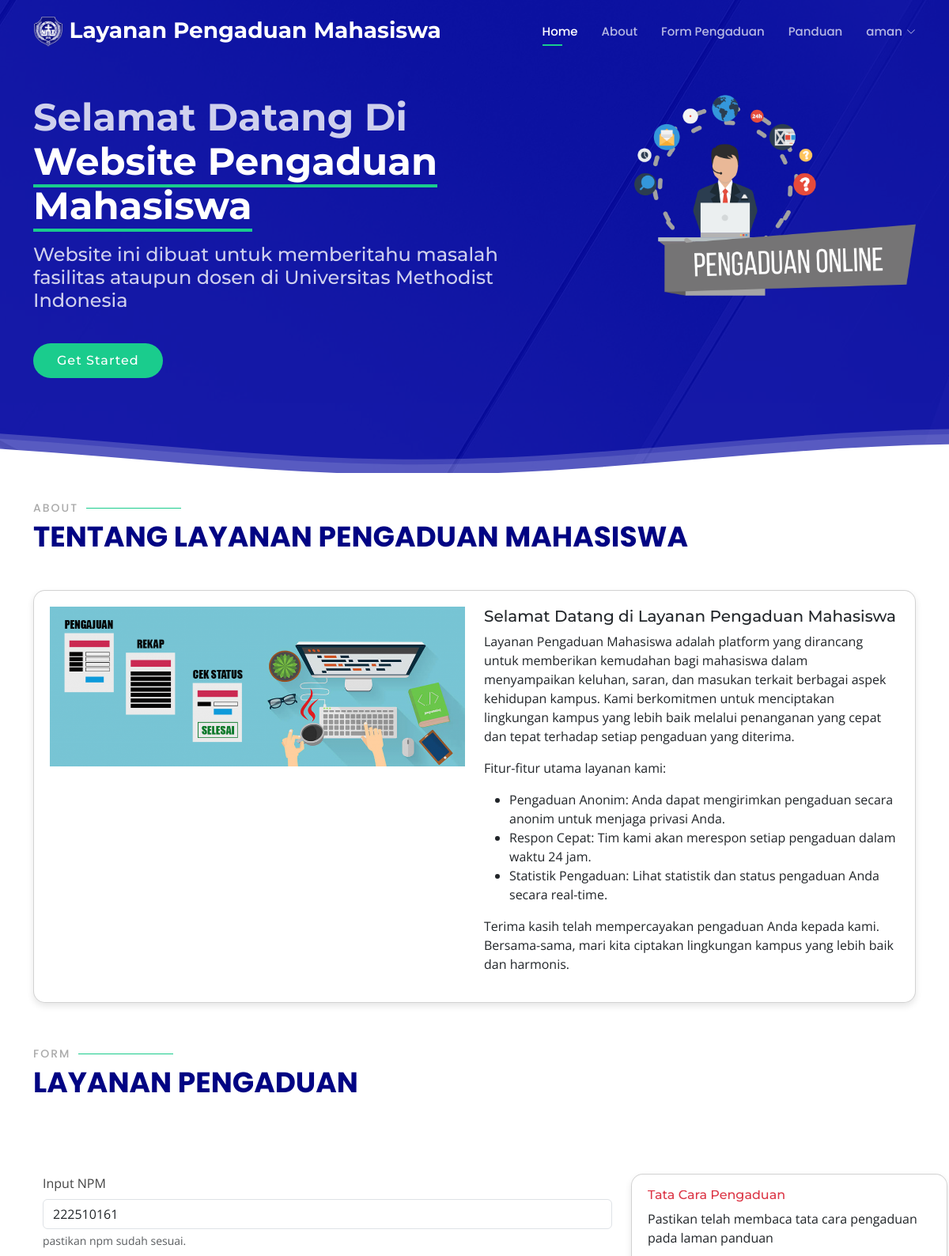
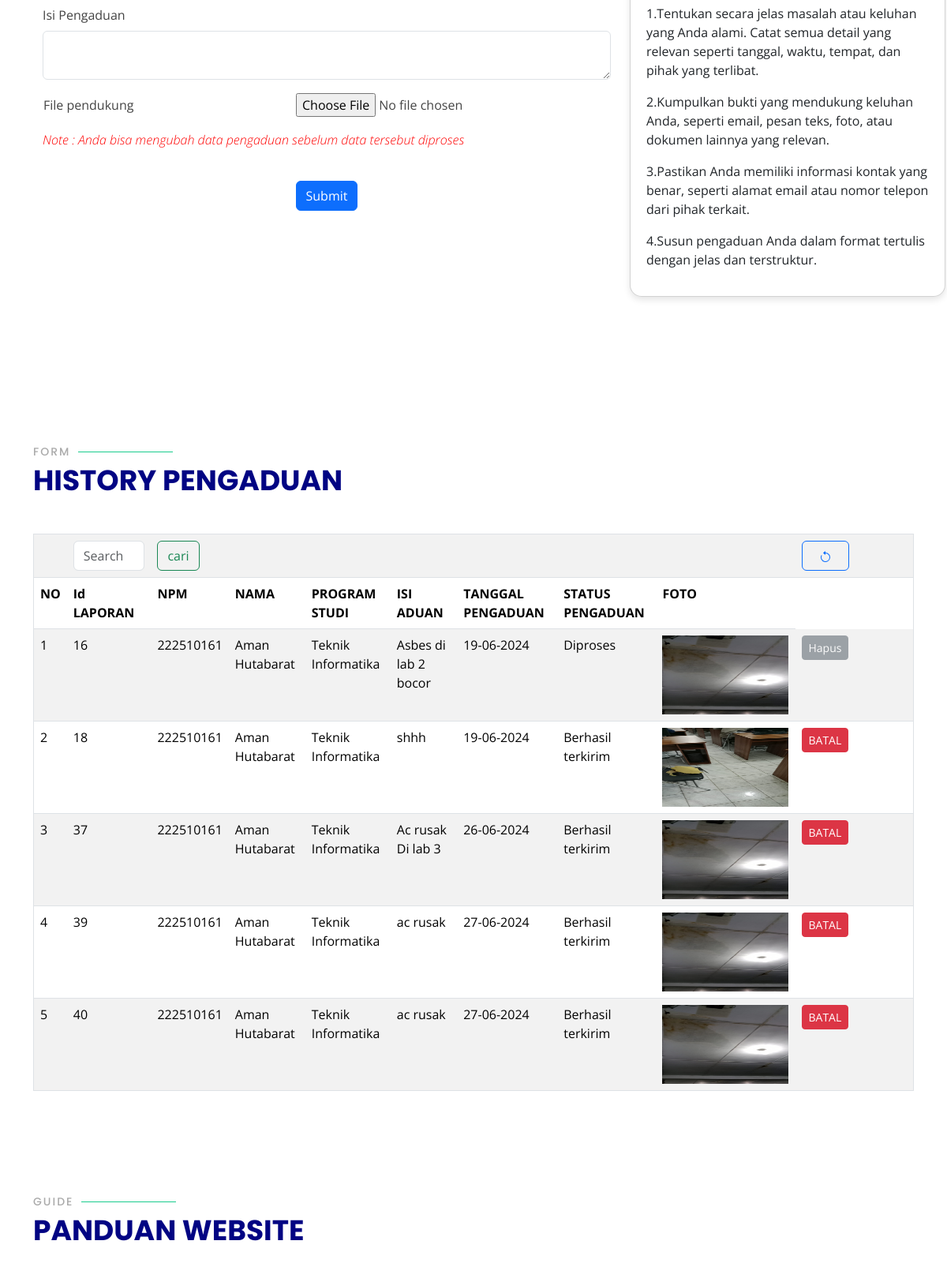
The app's page /landingpage.php (signed in, upper part) with its own data (2 pictures, top to bottom).
### tables this page shows
CREATE TABLE `users` (
  `npm` varchar(20) NOT NULL,
  `username` varchar(50) NOT NULL,
  `password` varchar(255) NOT NULL,
  `role` enum('admin','mahasiswa') NOT NULL,
  `nama` varchar(100) NOT NULL,
  `program_studi` varchar(100) NOT NULL,
  `fakultas` varchar(100) NOT NULL
);

CREATE TABLE `prosespengaduan` (
  `idlaporan` int(11) NOT NULL,
  `npm` varchar(20) NOT NULL,
  `idadmin` varchar(20) NOT NULL,
  `isiaduan` text NOT NULL,
  `tanggal` varchar(11) NOT NULL,
  `statuspengaduan` varchar(30) NOT NULL,
  `foto` varchar(100) NOT NULL
);

### landingpage.php (the view, shortened to what this page needs)
<?php
include 'koneksi.php';
$username = $_SESSION['username'];
$query = "select npm from users where username='$username'";
$result = mysqli_query($koneksi, $query);
while ($row = mysqli_fetch_array($result)) {
  $npmm = $row['npm'];
?>
  <!DOCTYPE html>
  <html lang="en">
  <head>
    <link href="assets/vendor/aos/aos.css" rel="stylesheet">
    <link href="assets/vendor/bootstrap/css/bootstrap.min.css" rel="stylesheet">
    <link href="assets/vendor/bootstrap-icons/bootstrap-icons.css" rel="stylesheet">
    <link href="assets/vendor/boxicons/css/boxicons.min.css" rel="stylesheet">
    <link href="assets/vendor/glightbox/css/glightbox.min.css" rel="stylesheet">
    <link href="assets/vendor/remixicon/remixicon.css" rel="stylesheet">
    <link href="assets/vendor/swiper/swiper-bundle.min.css" rel="stylesheet">
    <link href="assets/css/style.css" rel="stylesheet">
  </head>
  <body>
    <header id="header" class="fixed-top d-flex align-items-center header-transparent">
      <div class="container d-flex align-items-center justify-content-between">
        <div class="logo">
          <h1><a href="landingpage.php"><img src="gambar/umi.png" alt="" class="img-fluid">
              <span>Layanan Pengaduan Mahasiswa</span></a></h1>
        </div>
        <nav id="navbar" class="navbar">
          <ul>
            <li><a class="nav-link scrollto active" href="#hero">Home</a></li>
            <li><a class="nav-link scrollto" href="#about">About</a></li>
            <li><a class="nav-link scrollto" href="#formpengaduan">Form Pengaduan</a></li>
            <li><a class="nav-link scrollto" href="#panduan">Panduan</a></li>
            <li class="dropdown"><a href="#"><span><?php echo $username; ?></span> <i class="bi bi-chevron-down"></i></a>
            </li>
          </ul>
        </nav>
      </div>
    </header>
    <section id="hero">
      <div class="container">
        <div class="row justify-content-between">
          <div class="col-lg-7 pt-5 pt-lg-0 order-2 order-lg-1 d-flex align-items-center">
            <div data-aos="zoom-out">
              <h1>Selamat Datang Di <span>Website Pengaduan Mahasiswa</span></h1>
              <h2>Website ini dibuat untuk memberitahu masalah fasilitas
                ataupun dosen di Universitas Methodist Indonesia</h2>
              <div class="text-center text-lg-start">
                <a href="#about" class="btn-get-started scrollto">Get Started</a>
              </div>
            </div>
          </div>
          <div class="col-lg-4 order-1 order-lg-2 hero-img" data-aos="zoom-out" data-aos-delay="300">
            <img src="gambar/pengaduan-online.png" class="img-fluid animated" alt="">
          </div>
        </div>
      </div>
    </section>
    <main id="main">
      <section id="about" class="about">
        <div class="container">
          <div class="section-title" data-aos="fade-up" data-aos-delay="100">
            <h2>ABOUT</h2>
            <p>Tentang Layanan Pengaduan Mahasiswa</p>
          </div>
          <div class="card">
            <div class="card-body">
              <div class="row">
                <div class="col-md-6">
                  <img src="gambar/about.png" class="img-fluid" data-aos="fade-right" data-aos-delay="200">
                </div>
                <div class="col-md-6" data-aos="fade-left" data-aos-delay="300">
                  <h5>Selamat Datang di Layanan Pengaduan Mahasiswa</h5>
                  <p>Layanan Pengaduan Mahasiswa adalah platform yang dirancang untuk memberikan kemudahan bagi mahasiswa
                    dalam menyampaikan keluhan, saran, dan masukan terkait berbagai aspek kehidupan kampus. Kami
                    berkomitmen untuk menciptakan lingkungan kampus yang lebih baik melalui penanganan yang cepat dan
                    tepat terhadap setiap pengaduan yang diterima.</p>
                  <p>Fitur-fitur utama layanan kami:</p>
                  <ul>
                    <li>Pengaduan Anonim: Anda dapat mengirimkan pengaduan secara anonim untuk menjaga privasi Anda.</li>
                    <li>Respon Cepat: Tim kami akan merespon setiap pengaduan dalam waktu 24 jam.</li>
                    <li>Statistik Pengaduan: Lihat statistik dan status pengaduan Anda secara real-time.</li>
                  </ul>
                  <p>Terima kasih telah mempercayakan pengaduan Anda kepada kami. Bersama-sama, mari kita ciptakan
                    lingkungan kampus yang lebih baik dan harmonis.</p>
                </div>
              </div>
            </div>
          </div>
        </div>
      </section>
      <section id="formpengaduan">
        <div class="container">
          <div class="section-title" data-aos="fade-up" data-aos-delay="100">
            <h2>FORM</h2>
            <p>Layanan Pengaduan</p>
          </div>
          <div class="row" data-aos="fade-left" data-aos-delay="200">
            <form method="POST" enctype="multipart/form-data">
              <div class="container-fluid" id="pengaduan">
                <div class="row">
                  <div class="col-md-8 py-5 ">
                    <div class="mb-3">
                      <label class="form-label">Input NPM</label>
                      <br>
                      <input name="npm" for="disabledSelect" class="form-control" value="<?php echo $npmm ?>" readonly>
                      <div class="form-text">pastikan npm sudah sesuai.</div>
                    </div>
                    <div class="mb-3">
                      <label class="form-label">Isi Pengaduan</label>
                      <textarea id="disabledTextInput" class="form-control" name="isi" width="300"></textarea>
                    </div>
                    <div class="mb-3">
                      <div class="form-group">
                        <table>
                          <tr>
                            <td style="width:20rem;"><label for="fileInput">File pendukung</label></td>
                            <td><input type="file" class="form-control-file" id="gambar" name="gambar">
                            </td>
                          </tr>
                        </table>
                      </div>
                    </div>
                    <div>
                      <p class="fs-6 fw-lighter fst-italic" style="color:red;">Note : Anda bisa mengubah data pengaduan
                        sebelum data tersebut diproses</p>
                    </div>
                    <br>
                    <center><button type="submit" class="btn btn-primary" name="submit">Submit</button></center>
                  </div>
            </form>
            <div class="col-md-4 py-5">
              <div class="card" style="width: 25rem; height:30rem;">
                <div class="card-body d-flex flex-column" style="height: 100%;">
                  <div class="nav nav-pills nav-stacked flex-grow-1" style="overflow-y: auto;">
                    <h6 class="card-subtitle mb-2 text-danger">Tata Cara Pengaduan</h6>
                    <p class="card-text">Pastikan telah membaca tata cara pengaduan pada laman panduan</p>
                    <li class="nav-item">
                      <p>1.Tentukan secara jelas masalah atau keluhan yang Anda alami. Catat semua detail
                        yang relevan seperti tanggal, waktu, tempat, dan pihak yang terlibat.</p>
                    </li>
                    <li class="nav-item">
                      <p>2.Kumpulkan bukti yang mendukung keluhan Anda, seperti email, pesan teks, foto,
                        atau dokumen lainnya yang relevan.</p>
                    </li>
                    <li class="nav-item">
                      <p>3.Pastikan Anda memiliki informasi kontak yang benar, seperti alamat email atau
                        nomor telepon dari pihak terkait.</p>
                    </li>
                    <li class="nav-item">
                      <p>4.Susun pengaduan Anda dalam format tertulis dengan jelas dan terstruktur.</p>
                    </li>
                  </div>
                </div>
              </div>
            </div>
          </div>
        </div>
      </section>
      <div class="modal-dialog modal-dialog-scrollable">
      </div>
      <section id="proses">
        <div class="container">
          <div class="section-title" data-aos="fade-up" data-aos-delay="100">
            <h2>FORM</h2>
            <p>History Pengaduan</p>
          </div>
          <table border="1" class="table table-striped">
            <tr>
              <form action="landingpage.php?#proses" method="GET">
                <td></td>
                <td><input class="form-control" type="search" placeholder="Search" aria-label="Search" name="cari"></td>
                <td><input type="submit" class="btn btn-outline-success" value="cari">
                </td>
                <td></td>
                <td></td>
                <td></td>
                <td></td>
                <td></td>
                <td></td>
                <td><button type="submit" class="btn btn-outline-primary " style="width:60px;">
                    </td>
              </form>
            </tr>
            <tr>
              <th>NO</th>
              <th>Id LAPORAN</th>
              <th>NPM</th>
              <th>NAMA</th>
              <th>PROGRAM STUDI</th>
              <th>ISI ADUAN</th>
              <th>TANGGAL PENGADUAN</th>
              <th>STATUS PENGADUAN</th>
              <th>FOTO</th>
            </tr>
            <?php
            if (isset($_GET['cari'])) {
              $cari = $_GET['cari'];
              $query = "SELECT idlaporan,prosespengaduan.npm,nama,program_studi,isiaduan,tanggal,statuspengaduan,foto FROM prosespengaduan INNER JOIN users WHERE idlaporan LIKE '%$cari%' and prosespengaduan.npm = users.npm and prosespengaduan.npm=$npmm ";
              $result = mysqli_query($koneksi, $query);
            } else {
              $query = "SELECT idlaporan,prosespengaduan.npm,nama,program_studi,isiaduan,tanggal,statuspengaduan,foto FROM prosespengaduan INNER JOIN users where prosespengaduan.npm = users.npm and prosespengaduan.npm=$npmm ";
              $result = mysqli_query($koneksi, $query);
            }
            $i = 0;
            while ($row = mysqli_fetch_array($result)) {
              $status = $row['statuspengaduan'];
              $tgl = date_create($row['tanggal']);
              $formatted_date = date_format($tgl, 'd-m-Y');
              $i++;
            ?>
              <tr>
                <td style=""><?php echo $i ?></td>
                <td><?php echo $row['idlaporan'] ?></td>
                <td><?php echo $row['npm'] ?></td>
                <td><?php echo $row['nama'] ?></td>
                <td><?php echo $row['program_studi'] ?></td>
                <td><?php echo $row['isiaduan'] ?></td>
                <td><?php echo $formatted_date ?></td>
                <td><?php echo $row['statuspengaduan'] ?></td>
                <td><img src="images/<?php echo $row['foto']; ?>" width="160" height="100" </td>
                <td style="width: 150px;">
                  <?php if ($status == "Diproses") { ?> <a href="hapus.php?id=<?php echo $row['idlaporan'] ?>" class="btn btn-sm btn-secondary disabled">Hapus</a><?php } elseif ($status == "Berhasil terkirim") { ?><a href="hapus.php?idlaporan=<?php echo $row['idlaporan'] ?>" class="btn btn-sm btn-danger ">BATAL</a><?php } ?>
                </td>
              </tr>
          <?php }
          } ?>
          </table>
      </section>
      <section id="panduan">
        <div class="container">
          <div class="section-title" data-aos="fade-up" data-aos-delay="150">
            <h2>Guide</h2>
            <p>Panduan Website</p>
          </div>
        </div>
      </section>
    </main>
  </body>
  </html>

### assets/css/style.css (style rules this page uses)
body { font-family: "Open Sans", sans-serif; color: #444444; }
a { color: #1acc8d; text-decoration: none; }
h1, h2, h3, h4, h5, h6 { font-family: "Montserrat", sans-serif; }
#header { height: 80px; transition: all 0.5s; z-index: 997; transition: all 0.5s; background: rgba(1, 4, 136, 0.9); }
#header.header-transparent { background: transparent; }
#header .logo h1 { font-size: 28px; margin: 0; padding: 0; line-height: 1; font-weight: 700; }
#header .logo h1 a, #header .logo h1 a:hover { color: #fff; text-decoration: none; }
#header .logo img { padding: 0; margin: 0; max-height: 40px; }
.navbar { padding: 0; }
.navbar ul { margin: 0; padding: 0; display: flex; list-style: none; align-items: center; }
.navbar li { position: relative; }
.navbar a, .navbar a:focus { display: flex; align-items: center; justify-content: space-between; padding: 10px 0 10px 30px; font-size: 15px; font-weight: 500; font-family: "Poppins", sans-serif; color: rgba(255, 255, 255, 0.7); white-space: nowrap; transition: 0.3s; }
.navbar a i, .navbar a:focus i { font-size: 12px; line-height: 0; margin-left: 5px; }
.navbar>ul>li>a:before { content: ""; position: absolute; width: 0; height: 2px; bottom: 3px; left: 30px; background-color: #1acc8d; visibility: hidden; width: 0px; transition: all 0.3s ease-in-out 0s; }
.navbar a:hover:before, .navbar li:hover>a:before, .navbar .active:before { visibility: visible; width: 25px; }
.navbar a:hover, .navbar .active, .navbar .active:focus, .navbar li:hover>a { color: #fff; }
#hero { width: 100%; background: url("../img/hero-bg.jpg"); position: relative; padding: 120px 0 0 0; }
#hero:before { content: ""; background: rgba(2, 5, 161, 0.91); position: absolute; bottom: 0; top: 0; left: 0; right: 0; }
#hero h1 { margin: 0 0 20px 0; font-size: 48px; font-weight: 700; line-height: 56px; color: rgba(255, 255, 255, 0.8); }
#hero h1 span { color: #fff; border-bottom: 4px solid #1acc8d; }
#hero h2 { color: rgba(255, 255, 255, 0.8); margin-bottom: 40px; font-size: 24px; }
#hero .btn-get-started { font-family: "Montserrat", sans-serif; font-weight: 500; font-size: 16px; letter-spacing: 1px; display: inline-block; padding: 10px 30px; border-radius: 50px; transition: 0.5s; color: #fff; background: #1acc8d; }
#hero .animated { animation: up-down 2s ease-in-out infinite alternate-reverse both; }
@media (min-width: 1024px) { #hero { background-attachment: fixed; } }
.hero-waves { display: block; margin-top: 60px; width: 100%; height: 60px; z-index: 5; position: relative; }
section { padding: 60px 0; overflow: hiddenbi }
.section-title { padding-bottom: 40px; }
.section-title h2 { font-size: 14px; font-weight: 500; padding: 0; line-height: 1px; margin: 0 0 5px 0; letter-spacing: 2px; text-transform: uppercase; color: #aaaaaa; font-family: "Poppins", sans-serif; }
.section-title h2::after { content: ""; width: 120px; height: 1px; display: inline-block; background: #1acc8d; margin: 4px 10px; }
.section-title p { margin: 0; margin: 0; font-size: 36px; font-weight: 700; text-transform: uppercase; font-family: "Poppins", sans-serif; color: #010483; }
.about { padding: 40px 0 0 0; }
.card { border-radius: 15px; box-shadow: 0 4px 8px rgba(0, 0, 0, 0.1); }
.card-body { padding: 20px; }

### records on screen
users: npm "222510161"
prosespengaduan: idlaporan "16", npm "222510161", npm.nama "Aman Hutabarat", npm.program_studi "Teknik Informatika", isiaduan "Asbes di lab 2 bocor", tanggal "19-06-2024", statuspengaduan "Diproses", foto (picture)
prosespengaduan: idlaporan "18", npm "222510161", npm.nama "Aman Hutabarat", npm.program_studi "Teknik Informatika", isiaduan "shhh", tanggal "19-06-2024", statuspengaduan "Berhasil terkirim", foto (picture)
prosespengaduan: idlaporan "37", npm "222510161", npm.nama "Aman Hutabarat", npm.program_studi "Teknik Informatika", isiaduan "Ac rusak Di lab 3", tanggal "26-06-2024", statuspengaduan "Berhasil terkirim", foto (picture)
prosespengaduan: idlaporan "39", npm "222510161", npm.nama "Aman Hutabarat", npm.program_studi "Teknik Informatika", isiaduan "ac rusak", tanggal "27-06-2024", statuspengaduan "Berhasil terkirim", foto (picture)
prosespengaduan: idlaporan "40", npm "222510161", npm.nama "Aman Hutabarat", npm.program_studi "Teknik Informatika", isiaduan "ac rusak", tanggal "27-06-2024", statuspengaduan "Berhasil terkirim", foto (picture)
